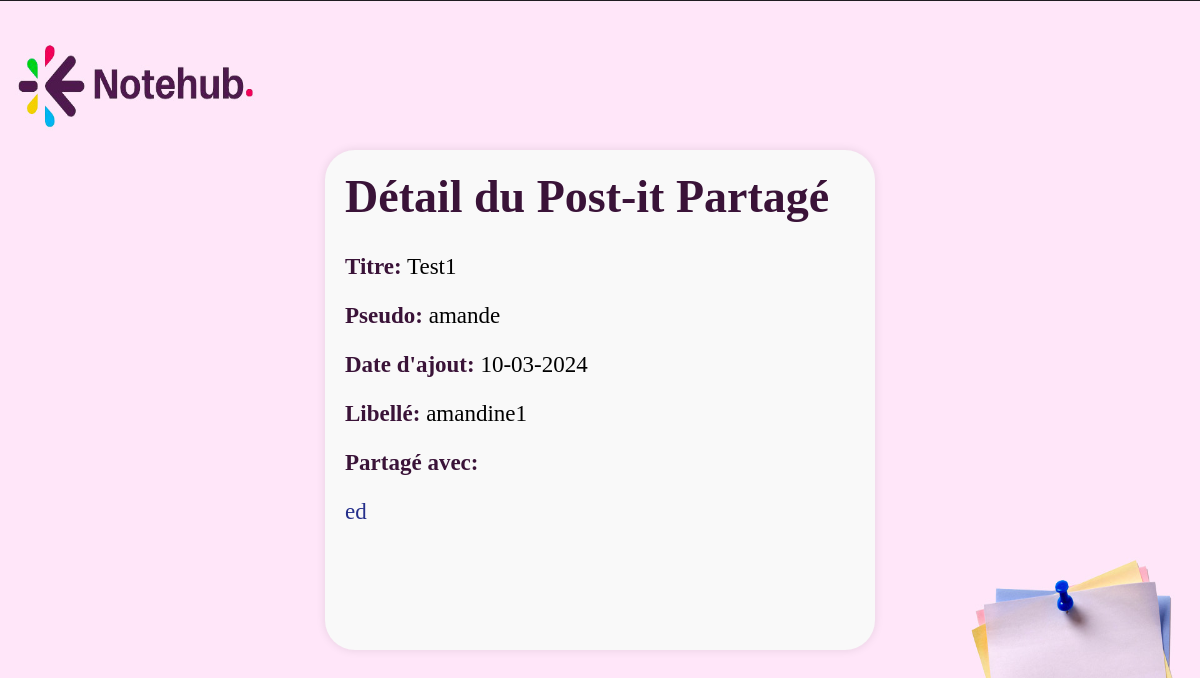
The app's page /controleur/PostitSharedDetailControleur.php?id=3 (signed in) with its own data.
### tables this page shows
CREATE TABLE POSTIT (
    IDPOSTIT INTEGER PRIMARY KEY AUTOINCREMENT,
    DATEDECREATION TEXT NOT NULL,
    TITRE TEXT NOT NULL,
    LIBELLE TEXT NOT NULL,
    IDUSER INTEGER,
    FOREIGN KEY (IDUSER) REFERENCES USER(IDUSER)
);

CREATE TABLE USER (
    IDUSER INTEGER PRIMARY KEY AUTOINCREMENT,
    PSEUDO TEXT NOT NULL,
    NOM TEXT NOT NULL,
    PRENOM TEXT NOT NULL,
    DATEDENAISSANCE TEXT NOT NULL,
    MAIL TEXT NOT NULL,
    MDP TEXT NOT NULL,
QUESTIONSEC TEXT NOT NULL,
REPONSESEC TEXT NOT NULL
);

### modele/PostitModel.php (called while the page is built, shortened)
<?php
class PostitModel {
    private $db;
    public function __construct() {
        $this->db = new PDO('sqlite:' . DB_PATH);
    }
    public function getPostitsById($postitId) {
        $sql = "SELECT p.* , u.PSEUDO FROM POSTIT p
                INNER JOIN user u ON u.IDUSER = p.IDUSER
                WHERE p.IDPOSTIT = :postitId ";
        $stmt = $this->db->prepare($sql);
        $stmt->bindParam(':postitId', $postitId, PDO::PARAM_INT);
        $stmt->execute();
        return $stmt->fetch(PDO::FETCH_ASSOC);
    }
    public function getSharedUserById($postitid) {
        $sql = "SELECT u.* FROM USER u
                INNER JOIN Partage pa ON u.IDUSER = pa.IDUSER
                WHERE pa.IDPOSTIT = :idPostit";
        $stmt = $this->db->prepare($sql);
        $stmt->bindParam(':idPostit', $postitid);
        $stmt->execute();
        return $stmt->fetchAll(PDO::FETCH_ASSOC);
    }
}
?>

### vue/PostitSharedDetailVue.php (the view, shortened to what this page needs)
<!DOCTYPE html>
<html lang="fr">
<head>
    <link rel="stylesheet" href="vue/styles/style2.css">
</head>
<body>
<div class="detail-container">
    <h1>Détail du Post-it Partagé</h1>
    <p><strong>Titre:</strong> <?php echo htmlspecialchars($postitDetails['TITRE']); ?></p>
    <p><strong>Pseudo:</strong> <?php echo htmlspecialchars($postitDetails['PSEUDO']); ?></p>
    <p><strong>Date d'ajout:</strong> <?php echo htmlspecialchars($postitDetails['DATEDECREATION']); ?></p>
    <p><strong>Libellé:</strong> <?php echo nl2br(htmlspecialchars($postitDetails['LIBELLE'])); ?></p>
    <p><strong>Partagé avec:</strong></p>
    <ul>
        <?php foreach ($sharedUsers as $user): ?>
            <li><?php echo htmlspecialchars($user['PSEUDO']); ?></li>
        <?php endforeach; ?>
    </ul>
</div>
</body>
</html>

### vue/styles/style2.css (style rules this page uses)
* { box-sizing: border-box; }
body { display: flex; justify-content: center; align-items: center; height: 100vh; margin: 0; background-size: 100% 100%; background-color: #FCE8F8; background-image: url(../images/fonds.jpg) ; background-repeat: no-repeat; background-position: center; }
.detail-container { height: 500px; width: 550px; margin: 0 auto; padding: 20px; background-color: #f9f9f9; border-radius: 30px; box-shadow: 0 0 10px rgba(0, 0, 0, 0.1); font-size: 23px; }
.detail-container h1 { margin-top: 0; color: #3a1338; }
.detail-container ul { list-style-type: none; padding: 0; }
.detail-container li { margin-bottom: 5px; color: #252f8b; }
.detail-container strong { color: #3a1338; }

### records on screen
postit: TITRE "Test1", IDUSER.PSEUDO "amande", DATEDECREATION "10-03-2024", LIBELLE "amandine1"
user: PSEUDO "ed"
